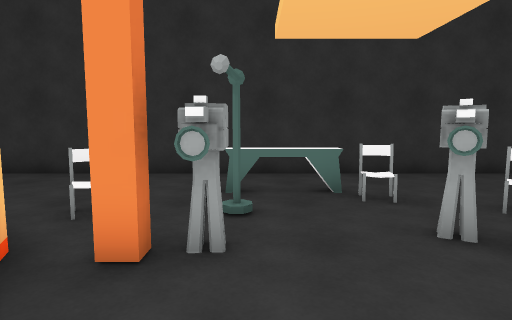
[1] (above)

20 first-person views from a walk through a 3-D level made in the Unity game engine. The camera is 1.3 m above the floor, tilts 6° down and sees 75° across. The floor is counted in squares, 1 m on a side. Each view is taken from the middle of a square. On the plan, view 1 faces up. The plan holds only what a view shows up to about 14 squares ahead; the rest is blank. The place goes on beyond the plan. The player is left out. Door leaves are left out, so doorways stand open.

[2]
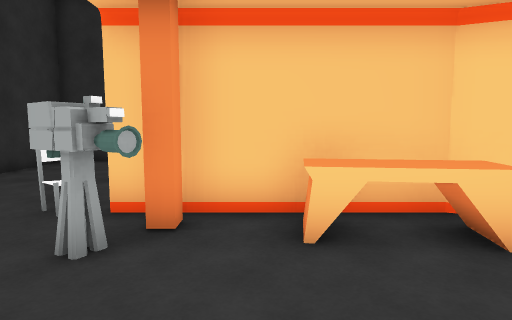

[3]
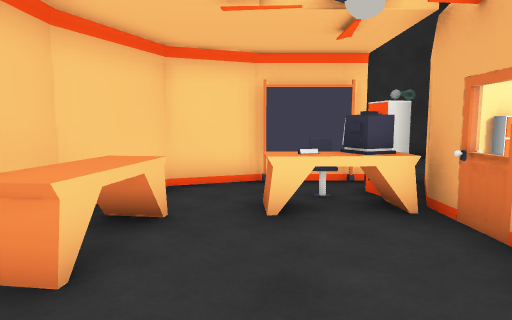

[4]
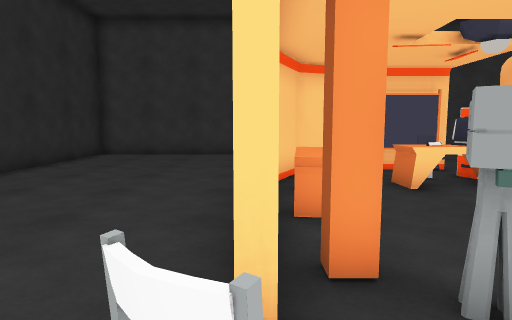

[5]
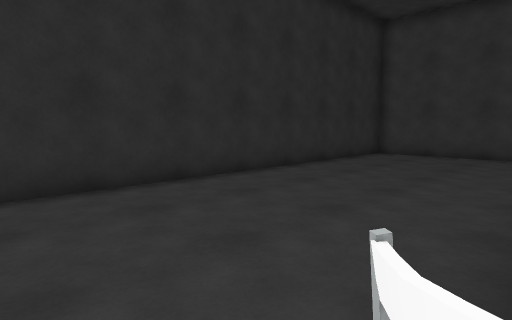

[6]
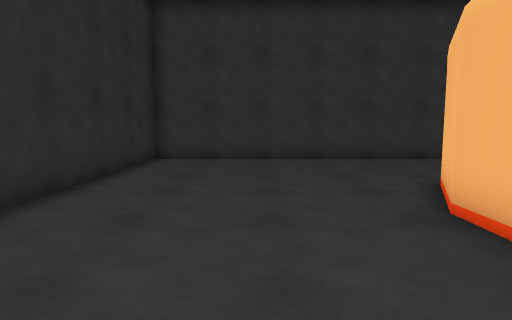

[7]
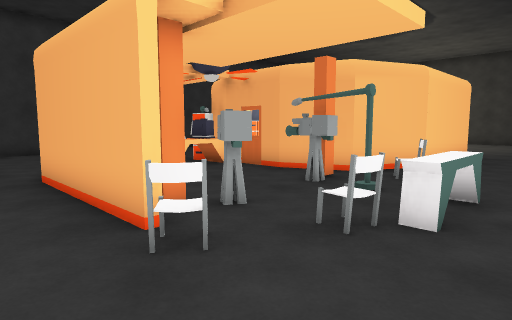

[8]
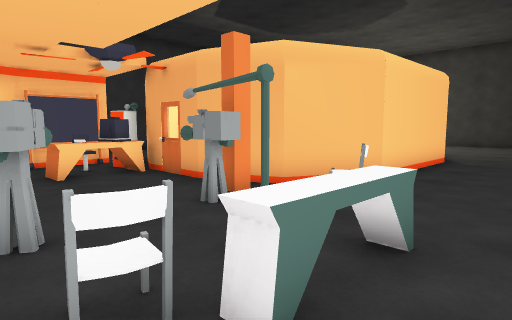

[9]
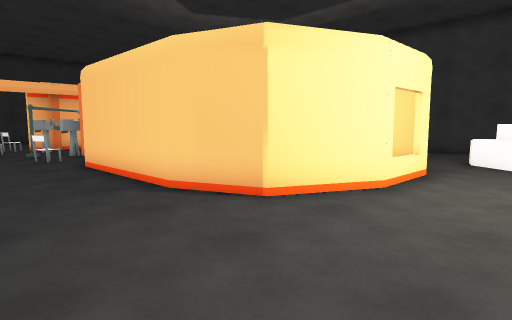

[10]
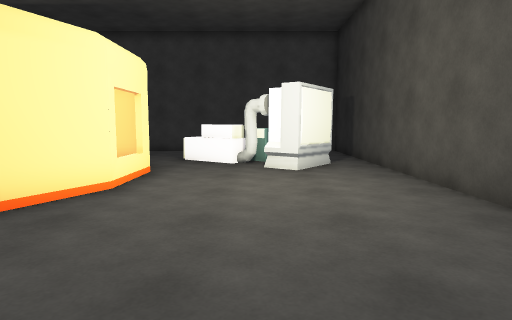

[11]
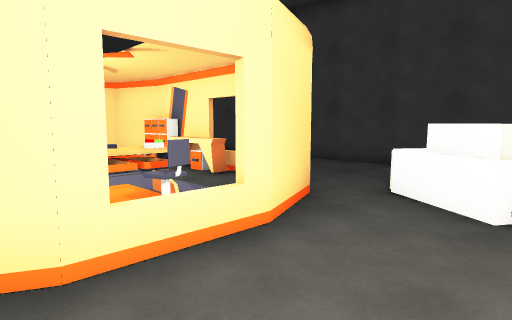

[12]
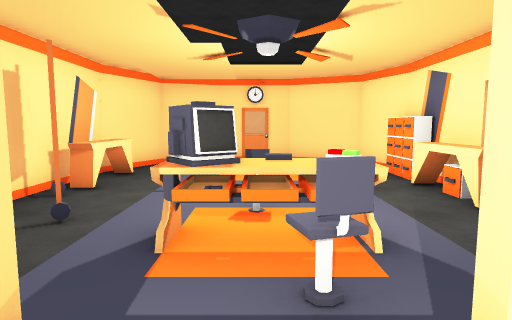

[13]
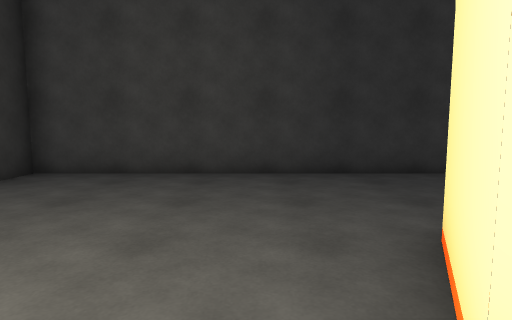

[14]
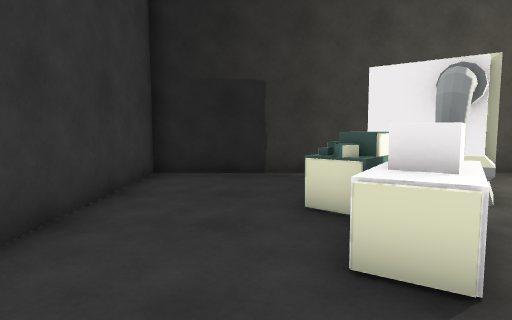

[15]
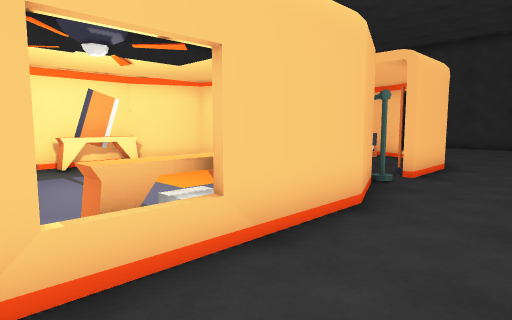

[16]
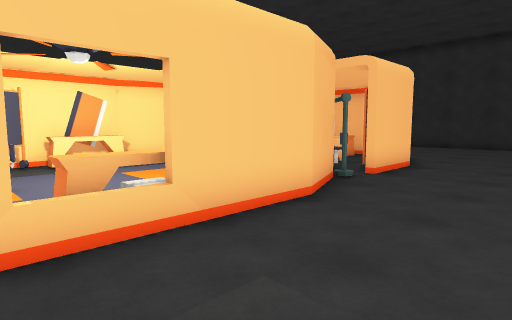

[17]
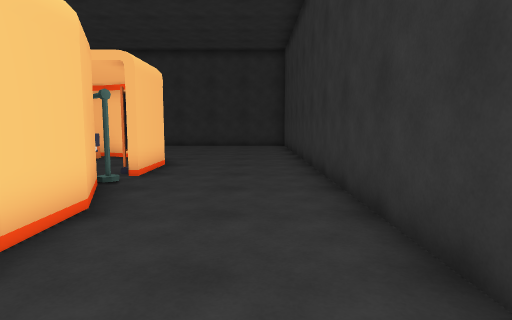

[18]
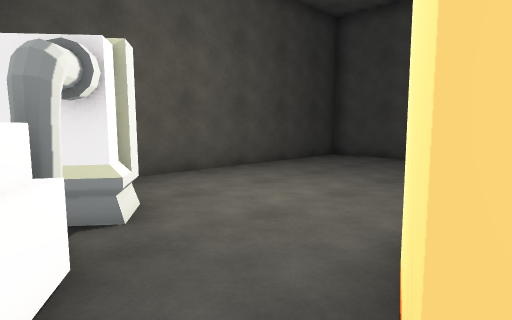

[19]
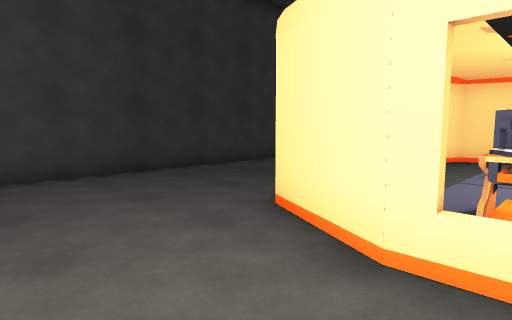

[20]
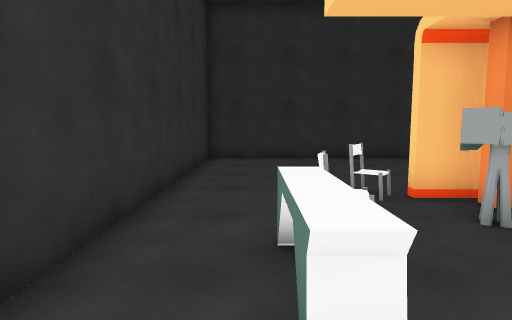

### Floor plan
Points are (right, up) in squares from view 1. A wall is a line through its corners. A room is listed if a view was taken in it or the views show most of it. See-through windows are left out.
Room 1 (views 1, 2, 3, 4, 5, 6, 7, 8, 9, 10, 11, 12, 13, 14, 15, 16, 17, 18, 19, 20)
walls: (-2, 0.1) (-2, 0.8); (-2.3, 2.2) (-2.7, 3.2) (-4.9, 4.2) (-8.4, 4.2); (-4.7, -4.1) (-3, -3.4) (-2, -1.2) (-2, 0); (-1.6, -3.7) (1, -3.7) (2.9, -3) (3.9, -0.8) (3.9, 4.2); (-6.5, -4.4) (-9.8, -4.4); (1, -4) (-1.6, -4); (-9.1, -4.1) (-6.5, -4.1); (-12.1, -3.1) (-11.1, -3.6); (-12.2, -3.3) (-13.1, -1.2) (-13, -0.8); (-4.4, 8.9) (-20, 8.9) (-20, -8.8) (10.9, -8.8) (10.9, 8.9) (-2.9, 8.9); (-13, 0.7) (-13.1, 1.3); (-13, 1.3) (-11.9, 3.6) (-9.9, 4.5) (-4.9, 4.5) (-2.5, 3.3) (-1.7, 1.3) (-1.7, -1.2) (-2.9, -3.6) (-4.6, -4.3); (4.1, 4.2) (4.1, -0.8) (2.9, -3.3)
low walls: (-1.8, -0.4) (-1.8, 0.4); (-13, -1.3) (-13, 1.3)
ways out: open door at (-13, 0); open door at (-9, -4)
objects: other object (-18, -4) to (-16, -2); other object (-17, -5) to (-16, -4); other object (-16, -3); other object (-15, -5) to (-14, -3); carpet (-12, -2) to (-8, 2); chair (-12, -1) to (-11, 0); computer (-11, 0) to (-10, 1); desk (-10, -1); table (-9, -4) to (-7, -3); chair (-9, 0); other object (-9, 3) to (-8, 3); carpet (-7, -2) to (-3, 2); table (-7, 3) to (-5, 3); poster (-6, -5); drawers (-6, -4); drawers (-5, -4); other object (-2, -4); chair (-2, 5); drawers (-1, -3); computer (-1, -2) to (-1, -1); books (-1, 3); other object (-1, 3) to (0, 4); blackboard (0, -4) to (0, -3); chair (0, -2); table (0, -2) to (1, -1); other object (0, 5); table (0, 6) to (1, 7); table (2, -1) to (3, 1); other object (2, 3) to (3, 4); chair (2, 6); books (3, 3); chair (4, 5)

Where each view was taken, in squares from view 1:
view 1: 0 up, 0 right, facing up
view 2: 2 up, 1 left, facing right
view 3: 4 up, 1 right, facing down
view 4: 6 up, 4 right, facing down
view 5: 6 up, 4 right, facing down-right
view 6: 4 up, 7 right, facing down
view 7: 8 up, 6 right, facing down-left
view 8: 8 up, 3 right, facing down-left
view 9: 8 up, 16 left, facing down-right
view 10: 8 up, 16 left, facing down
view 11: 2 up, 16 left, facing down-right
view 12: 0 up, 14 left, facing right
view 13: 0 up, 14 left, facing up
view 14: 6 down, 11 left, facing left
view 15: 7 down, 10 left, facing up-right
view 16: 8 down, 10 left, facing up-right
view 17: 7 down, 10 left, facing right
view 18: 4 down, 12 left, facing up-left
view 19: 0 up, 16 left, facing up-right
view 20: 7 up, 2 left, facing right
